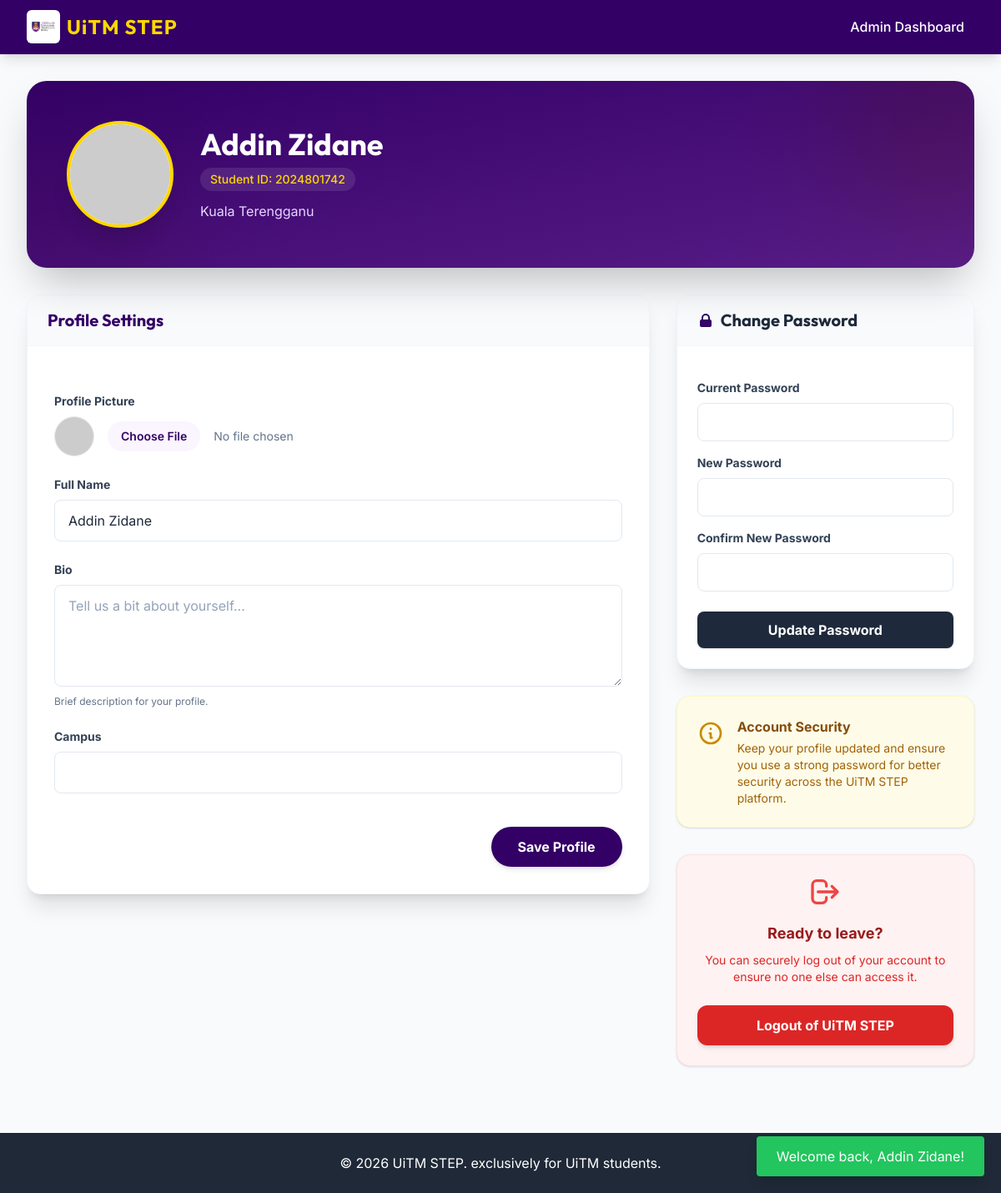
The app's page /profile.php (signed in) with its own data.
### tables this page shows
CREATE TABLE IF NOT EXISTS users (
    user_id INT AUTO_INCREMENT PRIMARY KEY,
    student_id VARCHAR(20) UNIQUE NOT NULL,
    name VARCHAR(100) NOT NULL,
    email VARCHAR(100) UNIQUE NOT NULL,
    password VARCHAR(255) NOT NULL,
    campus VARCHAR(100) NOT NULL,
    role ENUM('student', 'admin') DEFAULT 'student',
    profile_picture VARCHAR(255) DEFAULT NULL,
    bio TEXT DEFAULT NULL,
    created_at TIMESTAMP DEFAULT CURRENT_TIMESTAMP
);

### profile.php (the view, shortened to what this page needs)
<?php
require_once 'includes/db.php';
require_once 'includes/functions.php';
$user_id = $_SESSION['user_id'];
$stmt = $pdo->prepare("SELECT * FROM users WHERE user_id = ?");
$stmt->execute([$user_id]);
$user = $stmt->fetch();
$avatar_path = $user['profile_picture'] && file_exists($user['profile_picture'])
    ? escape($user['profile_picture'])
    : 'https://ui-avatars.com/api/?name=' . urlencode($user['name']) . '&background=330066&color=FFD700';
require_once 'includes/header.php';
?>
<div class="max-w-6xl mx-auto space-y-8 animate-fade-in-up pb-12">
    <div class="relative bg-gradient-to-br from-uitmPurple to-purple-900 rounded-3xl p-8 sm:p-12 overflow-hidden shadow-2xl">
        <div class="absolute -right-20 -top-20 w-64 h-64 bg-uitmGold rounded-full mix-blend-multiply filter blur-3xl opacity-20 animate-pulse-slow"></div>
        <div class="relative z-10 flex flex-col sm:flex-row items-center gap-8">
            <div class="relative group">
                <div class="w-32 h-32 rounded-full overflow-hidden border-4 border-uitmGold shadow-xl bg-white flex items-center justify-center">
                    <img src="<?= $avatar_path ?>" alt="Avatar" class="w-full h-full object-cover">
                </div>
            </div>
            <div class="text-center sm:text-left text-white">
                <h1 class="text-3xl sm:text-4xl font-bold font-serif mb-2"><?= escape($user['name']) ?></h1>
                <p class="inline-flex items-center text-uitmGold bg-white/10 px-3 py-1 rounded-full text-sm font-medium backdrop-blur-sm">
                    Student ID: <?= escape($user['student_id']) ?>
                </p>
                <div class="mt-3 text-purple-200">
                    <?= escape($user['campus']) ?>
                </div>
            </div>
        </div>
    </div>
    <div class="grid grid-cols-1 lg:grid-cols-3 gap-8">
        <div class="lg:col-span-2">
            <div class="bg-white rounded-2xl shadow-xl overflow-hidden border border-slate-100">
                <div class="px-6 py-4 border-b border-slate-100 bg-slate-50 flex items-center">
                    <h2 class="text-xl font-bold font-serif text-uitmPurple">Profile Settings</h2>
                </div>
                <div class="p-6 sm:p-8">
                    <form action="profile.php" method="POST" enctype="multipart/form-data" class="space-y-6">
                        <div>
                            <label class="block text-sm font-bold text-slate-700 mb-2">Profile Picture</label>
                            <div class="flex items-center space-x-4">
                                <span class="h-12 w-12 rounded-full overflow-hidden bg-slate-100 border border-slate-200 shrink-0">
                                    <img id="avatar-preview" src="<?= $avatar_path ?>" class="h-full w-full object-cover" alt="Avatar preview">
                                </span>
                                <input type="file" name="avatar" id="avatar-input" accept="image/png, image/jpeg, image/gif, image/webp" class="block w-full text-sm text-slate-500 file:mr-4 file:py-2 file:px-4 file:rounded-full file:border-0 file:text-sm file:font-semibold file:bg-purple-50 file:text-uitmPurple hover:file:bg-purple-100 transition-all cursor-pointer">
                            </div>
                        </div>
                        <div>
                            <label class="block text-sm font-bold text-slate-700 mb-2" for="name">Full Name</label>
                            <input type="text" name="name" id="name" value="<?= escape($user['name']) ?>" required class="w-full px-4 py-3 rounded-lg border border-slate-200 focus:border-uitmPurple focus:ring-2 focus:ring-purple-200 outline-none transition-all placeholder:text-slate-400">
                        </div>
                        <div>
                            <label class="block text-sm font-bold text-slate-700 mb-2" for="bio">Bio</label>
                            <textarea name="bio" id="bio" rows="4" placeholder="Tell us a bit about yourself..." class="w-full px-4 py-3 rounded-lg border border-slate-200 focus:border-uitmPurple focus:ring-2 focus:ring-purple-200 outline-none transition-all placeholder:text-slate-400 resize-y"><?= escape($user['bio']) ?></textarea>
                            <p class="mt-1 text-xs text-slate-500">Brief description for your profile.</p>
                        </div>
                        <div>
                            <label class="block text-sm font-bold text-slate-700 mb-2" for="campus">Campus</label>
                            <select name="campus" id="campus" required class="w-full px-4 py-3 rounded-lg border border-slate-200 focus:border-uitmPurple focus:ring-2 focus:ring-purple-200 outline-none transition-all appearance-none bg-white">
                            </select>
                        </div>
                        <div class="pt-4 flex justify-end">
                            <button type="submit" class="bg-uitmPurple text-white px-8 py-3 rounded-full font-bold shadow-md hover:bg-purple-900 transition-colors hover:shadow-lg focus:outline-none focus:ring-4 focus:ring-uitmPurple/30">Save Profile</button>
                        </div>
                    </form>
                </div>
            </div>
        </div>
        <div class="lg:col-span-1 space-y-8">
            <div class="bg-white rounded-2xl shadow-xl overflow-hidden border border-slate-100">
                <div class="px-6 py-4 border-b border-slate-100 bg-slate-50">
                    <h2 class="text-xl font-bold font-serif text-slate-800 flex items-center space-x-2">
                        <svg xmlns="http://www.w3.org/2000/svg" class="h-5 w-5 text-uitmPurple" viewBox="0 0 20 20" fill="currentColor">
                            <path fill-rule="evenodd" d="M5 9V7a5 5 0 0110 0v2a2 2 0 012 2v5a2 2 0 01-2 2H5a2 2 0 01-2-2v-5a2 2 0 012-2zm8-2v2H7V7a3 3 0 016 0z" clip-rule="evenodd" />
                        </svg>
                        <span>Change Password</span>
                    </h2>
                </div>
                <div class="p-6">
                    <form action="profile.php" method="POST" class="space-y-4">
                        <div>
                            <label class="block text-sm font-bold text-slate-700 mb-2" for="current_password">Current Password</label>
                            <input type="password" name="current_password" id="current_password" required class="w-full px-4 py-2.5 rounded-lg border border-slate-200 focus:border-uitmPurple focus:ring-2 focus:ring-purple-200 outline-none transition-all">
                        </div>
                        <div>
                            <label class="block text-sm font-bold text-slate-700 mb-2" for="new_password">New Password</label>
                            <input type="password" name="new_password" id="new_password" required minlength="6" class="w-full px-4 py-2.5 rounded-lg border border-slate-200 focus:border-uitmPurple focus:ring-2 focus:ring-purple-200 outline-none transition-all">
                        </div>
                        <div>
                            <label class="block text-sm font-bold text-slate-700 mb-2" for="confirm_password">Confirm New Password</label>
                            <input type="password" name="confirm_password" id="confirm_password" required minlength="6" class="w-full px-4 py-2.5 rounded-lg border border-slate-200 focus:border-uitmPurple focus:ring-2 focus:ring-purple-200 outline-none transition-all">
                        </div>
                        <div class="pt-2">
                            <button type="submit" class="w-full bg-slate-800 text-white px-6 py-2.5 rounded-lg font-bold shadow hover:bg-slate-700 transition-colors focus:ring-4 focus:ring-slate-300">Update Password</button>
                        </div>
                    </form>
                </div>
            </div>
            <div class="bg-yellow-50 rounded-2xl shadow p-6 border border-yellow-100 flex items-start space-x-4">
                <svg xmlns="http://www.w3.org/2000/svg" class="h-8 w-8 text-yellow-600 shrink-0 mt-1" fill="none" viewBox="0 0 24 24" stroke="currentColor" stroke-width="2">
                    <path stroke-linecap="round" stroke-linejoin="round" d="M13 16h-1v-4h-1m1-4h.01M21 12a9 9 0 11-18 0 9 9 0 0118 0z" />
                </svg>
                <div>
                    <h3 class="font-bold text-yellow-800">Account Security</h3>
                    <p class="text-sm text-yellow-700 mt-1">Keep your profile updated and ensure you use a strong password for better security across the UiTM STEP platform.</p>
                </div>
            </div>
            <div class="bg-red-50 rounded-2xl shadow p-6 border border-red-100 mt-8 flex flex-col items-center">
                <svg xmlns="http://www.w3.org/2000/svg" class="h-10 w-10 text-red-500 mb-4" fill="none" viewBox="0 0 24 24" stroke="currentColor" stroke-width="2">
                    <path stroke-linecap="round" stroke-linejoin="round" d="M17 16l4-4m0 0l-4-4m4 4H7m6 4v1a3 3 0 01-3 3H6a3 3 0 01-3-3V7a3 3 0 013-3h4a3 3 0 013 3v1" />
                </svg>
                <h3 class="font-bold text-red-800 text-lg mb-2">Ready to leave?</h3>
                <p class="text-sm text-red-600 mb-6 text-center">You can securely log out of your account to ensure no one else can access it.</p>
                <a href="logout.php" class="w-full text-center bg-red-600 text-white font-bold py-3 px-4 rounded-xl hover:bg-red-700 transition-colors shadow-md hover:shadow-lg focus:ring-4 focus:ring-red-300">
                    Logout of UiTM STEP
                </a>
            </div>
        </div>
    </div>
</div>
<?php require_once 'includes/footer.php'; ?>

### records on screen
users: name "Addin Zidane", student "2024801742", campus "Kuala Terengganu"

### other values on screen
$msg "Welcome back, Addin Zidane!"
